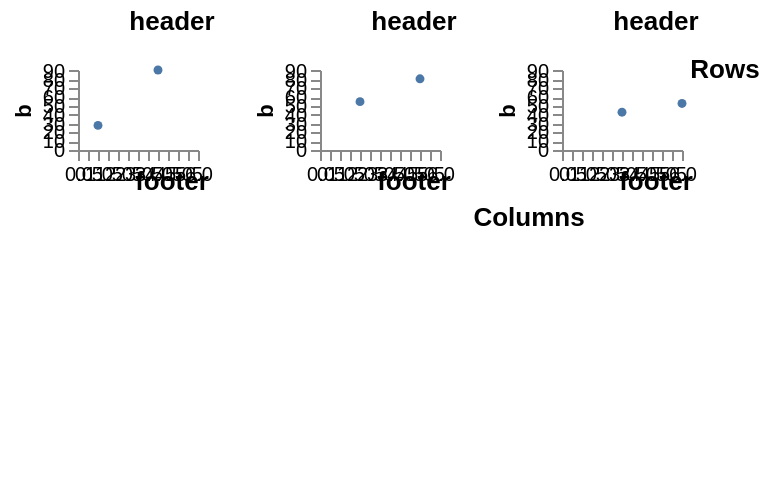

Specify this chart in Vega-Lite:
### Vega specification from a JSON file in a GitHub repository (floating-point values rounded to 4 significant figures)
{"width": 300, "height": 200, "padding": 5, "data": [{"name": "table", "values": [{"a": "Alpha", "b": 28, "c": "x", "d": 1, "col": 0, "row": 0}, {"a": "Bravo", "b": 55, "c": "y", "d": 2, "col": 1, "row": 1}, {"a": "Charlie", "b": 43, "c": "x", "d": 3, "col": 2, "row": 0}, {"a": "Delta", "b": 91, "c": "z", "d": 4, "col": 0, "row": 1}, {"a": "Echo", "b": 81, "c": "y", "d": 5, "col": 1, "row": 0}, {"a": "Foxtrot", "b": 53, "c": "z", "d": 6, "col": 2, "row": 1}]}, {"name": "cols", "source": "table", "transform": [{"type": "aggregate", "groupby": ["col"]}]}, {"name": "rows", "source": "table", "transform": [{"type": "aggregate", "groupby": ["row"]}]}], "scales": [{"name": "x", "type": "linear", "domain": {"data": "table", "field": "d"}, "range": [0, 60]}, {"name": "y", "type": "linear", "domain": {"data": "table", "field": "b"}, "range": [40, 0]}], "layout": {"columns": 3, "padding": {"row": 20, "column": 20}, "align": "each", "offset": {"columnHeader": 10, "columnFooter": 8, "rowTitle": 12, "columnTitle": 12}, "headerBand": {"column": 0.5}, "footerBand": {"column": 0.5}, "titleBand": {"row": 0.25, "column": 0.75}, "titleAnchor": {"row": "end", "column": "end"}}, "marks": [{"type": "group", "from": {"facet": {"name": "facet", "data": "table", "groupby": ["col"]}}, "encode": {"update": {"width": {"value": 60}, "height": {"value": 40}}}, "axes": [{"orient": "left", "scale": "y", "title": "b"}, {"orient": "bottom", "scale": "x"}], "marks": [{"type": "symbol", "from": {"data": "facet"}, "encode": {"enter": {"x": {"scale": "x", "field": "d"}, "y": {"scale": "y", "field": "b"}, "size": {"value": 20}}}}]}, {"type": "group", "role": "column-header", "from": {"data": "cols"}, "title": {"text": "header", "offset": 2}, "encode": {"update": {"width": {"value": 60}, "height": {"value": 8}}}}, {"type": "group", "role": "column-footer", "from": {"data": "cols"}, "title": {"text": "footer", "offset": 2}, "encode": {"update": {"width": {"value": 60}, "height": {"value": 8}}}}, {"type": "group", "role": "row-title", "title": {"text": "Rows"}, "encode": {"update": {"width": {"value": 5}, "height": {"value": 5}}}}, {"type": "group", "role": "column-title", "title": {"text": "Columns"}, "encode": {"update": {"width": {"value": 5}, "height": {"value": 5}}}}]}
